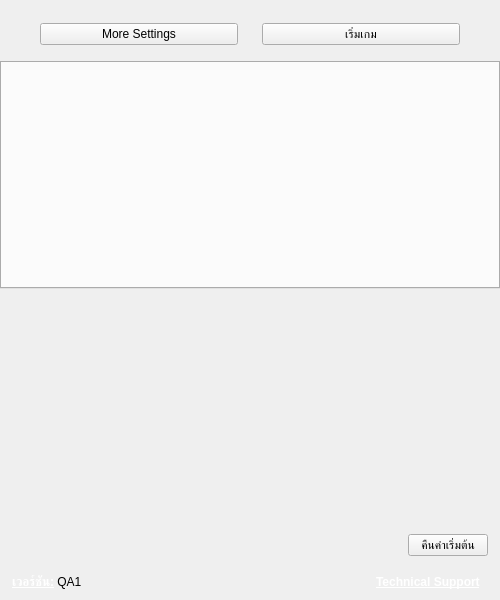
<?xml version="1.0" encoding="UTF-8"?>
<ui version="4.0">
 <class>LauncherWindow</class>
 <widget class="QMainWindow" name="LauncherWindow">
  <property name="geometry">
   <rect>
    <x>0</x>
    <y>0</y>
    <width>500</width>
    <height>600</height>
   </rect>
  </property>
  <property name="sizePolicy">
   <sizepolicy hsizetype="Fixed" vsizetype="Fixed">
    <horstretch>0</horstretch>
    <verstretch>0</verstretch>
   </sizepolicy>
  </property>
  <property name="minimumSize">
   <size>
    <width>500</width>
    <height>600</height>
   </size>
  </property>
  <property name="maximumSize">
   <size>
    <width>500</width>
    <height>600</height>
   </size>
  </property>
  <property name="windowTitle">
   <string>Launcher</string>
  </property>
  <property name="styleSheet">
   <string notr="true"/>
  </property>
  <widget class="QWidget" name="centralwidget">
   <layout class="QGridLayout" name="gridLayout">
    <property name="leftMargin">
     <number>0</number>
    </property>
    <property name="topMargin">
     <number>0</number>
    </property>
    <property name="rightMargin">
     <number>0</number>
    </property>
    <property name="bottomMargin">
     <number>0</number>
    </property>
    <property name="spacing">
     <number>0</number>
    </property>
    <item row="0" column="0">
     <widget class="QFrame" name="frame">
      <property name="frameShape">
       <enum>QFrame::NoFrame</enum>
      </property>
      <property name="frameShadow">
       <enum>QFrame::Plain</enum>
      </property>
      <layout class="QVBoxLayout" name="verticalLayout">
       <property name="spacing">
        <number>8</number>
       </property>
       <property name="leftMargin">
        <number>0</number>
       </property>
       <property name="topMargin">
        <number>0</number>
       </property>
       <property name="rightMargin">
        <number>0</number>
       </property>
       <property name="bottomMargin">
        <number>8</number>
       </property>
       <item>
        <widget class="QLabel" name="headerImage">
         <property name="text">
          <string/>
         </property>
         <property name="alignment">
          <set>Qt::AlignCenter</set>
         </property>
        </widget>
       </item>
       <item>
        <layout class="QHBoxLayout" name="topButtonsLayout">
         <property name="spacing">
          <number>24</number>
         </property>
         <property name="leftMargin">
          <number>40</number>
         </property>
         <property name="topMargin">
          <number>1</number>
         </property>
         <property name="rightMargin">
          <number>40</number>
         </property>
         <property name="bottomMargin">
          <number>8</number>
         </property>
         <item>
          <widget class="QPushButton" name="toggleSettingsButton">
           <property name="text">
            <string>More Settings</string>
           </property>
           <property name="primaryButton" stdset="0">
            <bool>true</bool>
           </property>
          </widget>
         </item>
         <item>
          <widget class="QPushButton" name="startButton">
           <property name="sizePolicy">
            <sizepolicy hsizetype="Minimum" vsizetype="Preferred">
             <horstretch>0</horstretch>
             <verstretch>0</verstretch>
            </sizepolicy>
           </property>
           <property name="text">
            <string>เริ่มเกม</string>
           </property>
           <property name="primaryButton" stdset="0">
            <bool>true</bool>
           </property>
          </widget>
         </item>
        </layout>
       </item>
       <item>
        <widget class="QTabWidget" name="tabWidget"/>
       </item>
       <item>
        <widget class="MiniSettingsWidget" name="miniSettingsWidget" native="true"/>
       </item>
       <item>
        <spacer name="miniBottomSpacer">
         <property name="orientation">
          <enum>Qt::Vertical</enum>
         </property>
         <property name="sizeHint" stdset="0">
          <size>
           <width>20</width>
           <height>1</height>
          </size>
         </property>
        </spacer>
       </item>
       <item>
        <widget class="QWidget" name="bottomButtonsWidget" native="true">
         <layout class="QGridLayout" name="bottomButtonsLayout">
          <property name="leftMargin">
           <number>12</number>
          </property>
          <property name="topMargin">
           <number>1</number>
          </property>
          <property name="rightMargin">
           <number>12</number>
          </property>
          <property name="bottomMargin">
           <number>8</number>
          </property>
          <property name="horizontalSpacing">
           <number>16</number>
          </property>
          <item row="2" column="1">
           <widget class="QPushButton" name="resetButton">
            <property name="sizePolicy">
             <sizepolicy hsizetype="Minimum" vsizetype="Preferred">
              <horstretch>0</horstretch>
              <verstretch>0</verstretch>
             </sizepolicy>
            </property>
            <property name="text">
             <string>คืนค่าเริ่มต้น</string>
            </property>
           </widget>
          </item>
          <item row="2" column="0">
           <spacer name="horizontalSpacer_2">
            <property name="orientation">
             <enum>Qt::Horizontal</enum>
            </property>
            <property name="sizeHint" stdset="0">
             <size>
              <width>40</width>
              <height>20</height>
             </size>
            </property>
           </spacer>
          </item>
         </layout>
        </widget>
       </item>
       <item>
        <layout class="QHBoxLayout" name="bottomBarLayout">
         <property name="spacing">
          <number>8</number>
         </property>
         <property name="leftMargin">
          <number>12</number>
         </property>
         <property name="rightMargin">
          <number>12</number>
         </property>
         <property name="bottomMargin">
          <number>0</number>
         </property>
         <item>
          <widget class="QLabel" name="versionLabel">
           <property name="text">
            <string>&lt;html&gt;&lt;head/&gt;&lt;body&gt;&lt;p&gt;&lt;a href=&quot;https://github.com/CommitteeOfZero/cc-patch/releases&quot;&gt;&lt;span style=&quot; font-weight:600; text-decoration: underline; color:#ffffff;&quot;&gt;เวอร์ชัน:&lt;/span&gt;&lt;/a&gt; QA1&lt;/p&gt;&lt;/body&gt;&lt;/html&gt;</string>
           </property>
          </widget>
         </item>
         <item>
          <widget class="QLabel" name="updateCheckLabel">
           <property name="text">
            <string/>
           </property>
          </widget>
         </item>
         <item>
          <spacer name="horizontalSpacer">
           <property name="orientation">
            <enum>Qt::Horizontal</enum>
           </property>
           <property name="sizeHint" stdset="0">
            <size>
             <width>40</width>
             <height>20</height>
            </size>
           </property>
          </spacer>
         </item>
         <item>
          <widget class="QLabel" name="techSupportLabel">
           <property name="text">
            <string>&lt;html&gt;&lt;head/&gt;&lt;body&gt;&lt;p&gt;&lt;a href=&quot;https://discord.gg/rq4GGCh&quot;&gt;&lt;span style=&quot; font-weight:600; text-decoration: underline; color:#ffffff;&quot;&gt;Technical Support&lt;/span&gt;&lt;/a&gt;&lt;/p&gt;&lt;/body&gt;&lt;/html&gt;</string>
           </property>
          </widget>
         </item>
         <item>
          <widget class="QLabel" name="logoLabel">
           <property name="text">
            <string>&lt;html&gt;&lt;head/&gt;&lt;body&gt;&lt;p&gt;&lt;img src=&quot;:/assets/cozlogo.png&quot;/&gt;&lt;/p&gt;&lt;/body&gt;&lt;/html&gt;</string>
           </property>
          </widget>
         </item>
        </layout>
       </item>
      </layout>
     </widget>
    </item>
   </layout>
  </widget>
 </widget>
 <customwidgets>
  <customwidget>
   <class>MiniSettingsWidget</class>
   <extends>QWidget</extends>
   <header>minisettingswidget.h</header>
   <container>1</container>
  </customwidget>
 </customwidgets>
 <tabstops>
  <tabstop>tabWidget</tabstop>
 </tabstops>
 <resources/>
 <connections/>
</ui>
